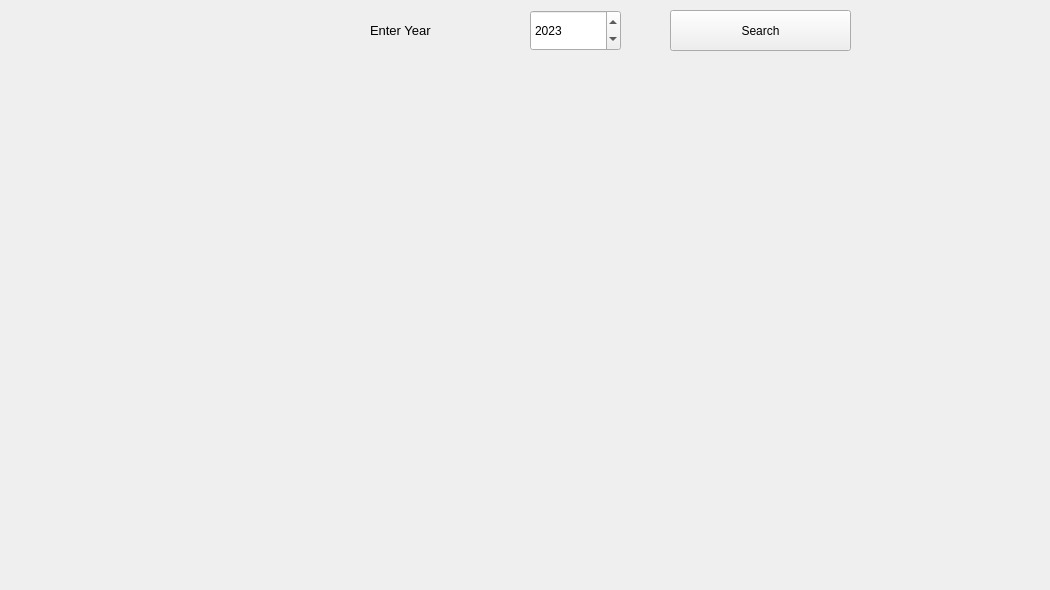
    <widget class="QWidget" name="tab_4">
     <attribute name="title">
      <string>Page</string>
     </attribute>
     <widget class="PlotWidget" name="widget" native="true">
      <property name="geometry">
       <rect>
        <x>10</x>
        <y>70</y>
        <width>1031</width>
        <height>511</height>
       </rect>
      </property>
     </widget>
     <widget class="QPushButton" name="pushButton_49">
      <property name="geometry">
       <rect>
        <x>670</x>
        <y>10</y>
        <width>181</width>
        <height>41</height>
       </rect>
      </property>
      <property name="text">
       <string>Search</string>
      </property>
      <property name="icon">
       <iconset resource="icons.qrc">
        <normaloff>:/icons/icons/loupe.png</normaloff>:/icons/icons/loupe.png</iconset>
      </property>
     </widget>
     <widget class="QDateEdit" name="dateEdit_7">
      <property name="geometry">
       <rect>
        <x>530</x>
        <y>10</y>
        <width>91</width>
        <height>41</height>
       </rect>
      </property>
      <property name="displayFormat">
       <string>yyyy</string>
      </property>
      <property name="date">
       <date>
        <year>2023</year>
        <month>1</month>
        <day>9</day>
       </date>
      </property>
     </widget>
     <widget class="QLabel" name="label_14">
      <property name="geometry">
       <rect>
        <x>370</x>
        <y>20</y>
        <width>141</width>
        <height>21</height>
       </rect>
      </property>
      <property name="font">
       <font>
        <pointsize>10</pointsize>
       </font>
      </property>
      <property name="text">
       <string>Enter Year</string>
      </property>
     </widget>
    </widget>
